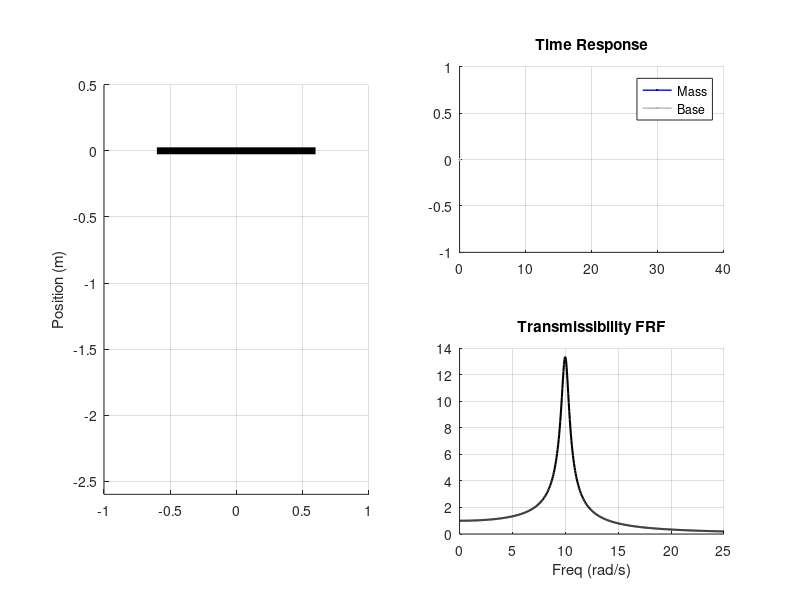

Write MATLAB code to recreate this figure. (Note: this script raises an error after producing the figure.)
function spring_mass_damper_frf_sweep()
    % CLEAR WORKSPACE
    clc;  close all;

    %% 1. SYSTEM PARAMETERS
    m = 2.0;       % Mass (kg)
    k = 200.0;     % Spring constant (N/m)
    c = 1.5;       % Damping coefficient (N*s/m)
    
    % Derived Parameters
    wn = sqrt(k/m);          
    zeta = c / (2*sqrt(k*m)); 
    
    % Sweep Parameters
    w_start = 0.5 * wn;      
    w_end   = 2.0 * wn;      
    t_total = 40;            
    ramp_rate = (w_end - w_start) / t_total;
    
    A_base = 0.15; % Base amplitude
    
    % Visual parameters
    L_natural = 1.0;          
    g = 9.81;                 
    delta_static = m * g / k; 
    L_eq = L_natural + delta_static; 
    
    % Initial Conditions
    x0 = [0; 0]; 
    
    %% 2. SOLVE ODE
    ode_fun = @(t, x) get_derivatives(t, x, m, c, k, A_base, w_start, ramp_rate);
    options = odeset('RelTol', 1e-5, 'AbsTol', 1e-5);
    [t_ode, state] = ode45(ode_fun, [0 t_total], x0, options);
    x_mass = state(:, 1);
    
    %% 3. PRE-CALCULATE FRF
    freq_vec = linspace(0, 2.5*wn, 500); 
    r_vec = freq_vec ./ wn;              
    Transmissibility = sqrt( (1 + (2*zeta.*r_vec).^2) ./ ((1 - r_vec.^2).^2 + (2*zeta.*r_vec).^2) );

    %% 4. SETUP FIGURE
    fig = figure('Name', 'Spring-Mass-Damper Sweep', 'Color', 'w', ...
                 'Position', [50, 50, 1200, 700]);
    
    % -- Subplot 1: Animation (Left) --
    ax_anim = subplot(2, 2, [1, 3]);
    hold(ax_anim, 'on'); axis(ax_anim, 'equal');
    ylabel(ax_anim, 'Position (m)');
    xlim(ax_anim, [-1, 1]);
    ylim(ax_anim, [-(L_eq+1.5), 0.5]);
    grid(ax_anim, 'on');
    
    % Static/Dynamic Objects
    base_plate = plot(ax_anim, [-0.6, 0.6], [0, 0], 'k-', 'LineWidth', 5);
    
    % 1. Spring (Left side)
    spring_plot = plot(ax_anim, 0, 0, 'k-', 'LineWidth', 1.5);
    
    % 2. Damper (Right side)
    % We need multiple lines for the damper: Cylinder (3 sides) and Piston (line + head)
    damper_cyl = plot(ax_anim, 0, 0, 'k-', 'LineWidth', 2);
    damper_pis = plot(ax_anim, 0, 0, 'k-', 'LineWidth', 2);
    
    % 3. Mass
    mass_plot = rectangle(ax_anim, 'Position', [0,0,0,0], 'FaceColor', [0.2 0.6 1], 'EdgeColor','k');
    
    txt_freq = text(ax_anim, 0, -L_eq-1.2, '', 'HorizontalAlignment', 'center', 'FontSize', 12);
    
    % -- Subplot 2: Time Response --
    ax_time = subplot(2, 2, 2);
    hold(ax_time, 'on'); grid(ax_time, 'on');
    title(ax_time, 'Time Response');
    xlim(ax_time, [0, t_total]); ylim(ax_time, [-1, 1]);
    trace_mass = plot(ax_time, 0, 0, 'b', 'LineWidth', 1);
    trace_base = plot(ax_time, 0, 0, 'Color', [0.7 0.7 0.7], 'LineWidth', 1);
    legend([trace_mass, trace_base], {'Mass', 'Base'});
    
    % -- Subplot 3: FRF --
    ax_frf = subplot(2, 2, 4);
    hold(ax_frf, 'on'); grid(ax_frf, 'on');
    title(ax_frf, 'Transmissibility FRF');
    xlabel(ax_frf, 'Freq (rad/s)'); xlim(ax_frf, [0, max(freq_vec)]);
    plot(ax_frf, freq_vec, Transmissibility, 'k-', 'LineWidth', 1.5);
    xline(ax_frf, wn, '--k', 'Natural Freq');
    frf_dot = plot(ax_frf, 0, 0, 'ro', 'MarkerSize', 8, 'MarkerFaceColor', 'r');
    
    %% 5. ANIMATION LOOP
    fps = 30;
    t_anim = 0 : 1/fps : t_total;
    x_anim = interp1(t_ode, x_mass, t_anim);
    
    for i = 1:length(t_anim)
        if ~isvalid(fig), break; end
        
        t_curr = t_anim(i);
        x_curr = x_anim(i);
        
        % Calculate Base Physics
        w_curr = w_start + ramp_rate * t_curr;       
        theta_curr = w_start*t_curr + 0.5*ramp_rate*t_curr^2;
        y_base = A_base * sin(theta_curr);
        
        % Update Animation Elements
        y_mass_abs = -L_eq + x_curr;
        
        % Move Base
        set(base_plate, 'YData', [y_base, y_base]);
        
        % 1. Update Spring (Offset X = -0.2)
        [xs, ys] = get_spring_coords(-0.2, y_base, -0.2, y_mass_abs, 12, 0.15);
        set(spring_plot, 'XData', xs, 'YData', ys);
        
        % 2. Update Damper (Offset X = +0.2)
        % Cylinder attached to Base, Piston attached to Mass
        [xc, yc, xp, yp] = get_damper_coords(0.2, y_base, 0.2, y_mass_abs, 0.15);
        set(damper_cyl, 'XData', xc, 'YData', yc);
        set(damper_pis, 'XData', xp, 'YData', yp);
        
        % 3. Update Mass
        set(mass_plot, 'Position', [-0.4, y_mass_abs-0.2, 0.8, 0.4]); % Wider mass
        set(txt_freq, 'String', sprintf('Freq: %.2f rad/s', w_curr));
        
        % Update Plots
        set(trace_mass, 'XData', t_anim(1:i), 'YData', x_anim(1:i));
        theta_hist = w_start*t_anim(1:i) + 0.5*ramp_rate*t_anim(1:i).^2;
        set(trace_base, 'XData', t_anim(1:i), 'YData', A_base*sin(theta_hist));
        
        r_curr = w_curr / wn;
        Trans_curr = sqrt( (1 + (2*zeta*r_curr)^2) / ((1 - r_curr^2)^2 + (2*zeta*r_curr)^2) );
        set(frf_dot, 'XData', w_curr, 'YData', Trans_curr);
        
        drawnow limitrate;
        pause(1/fps);
    end
end

% --- DERIVATIVES ---
function dxdt = get_derivatives(t, x, m, c, k, A, w_start, ramp)
    w_t = w_start + ramp * t;
    theta_t = w_start*t + 0.5*ramp*t^2;
    y = A * sin(theta_t);
    v_base = A * cos(theta_t) * w_t;
    accel = (c*(v_base - x(2)) + k*(y - x(1))) / m;
    dxdt = [x(2); accel];
end

% --- SPRING COORDS ---
function [x, y] = get_spring_coords(x1, y1, x2, y2, coils, width)
    L = sqrt((x2-x1)^2 + (y2-y1)^2);
    N = coils * 2; 
    s = linspace(0, 1, N+2);
    xs_norm = zeros(size(s));
    xs_norm(2:end-1) = width * (-1).^(1:N);
    theta = atan2(y2-y1, x2-x1) - pi/2;
    xx = xs_norm;
    yy = -linspace(0, -L, length(s)); 
    x = x1 + xx * cos(theta) - yy * sin(theta);
    y = y1 + xx * sin(theta) + yy * cos(theta);
end

% --- DAMPER COORDS ---
function [xc, yc, xp, yp] = get_damper_coords(x1, y1, x2, y2, width)
    % (x1,y1) = Base connection (Cylinder bottom)
    % (x2,y2) = Mass connection (Piston top)
    
    L_tot = sqrt((x2-x1)^2 + (y2-y1)^2);
    theta = atan2(y2-y1, x2-x1) - pi/2;
    
    % Define localized parts
    h_cyl = L_tot * 0.5;  % Cylinder height (halfway)
    h_pis = L_tot * 0.4;  % Piston rod length
    
    % Cylinder: U-shape
    xx_cyl = [-width, -width, width, width];
    yy_cyl = [h_cyl, 0, 0, h_cyl];
    
    % Piston: Line down + horizontal plate
    xx_pis = [0, 0, -width*0.8, width*0.8];
    yy_pis = [0, -h_pis, -h_pis, -h_pis];
    
    % Rotate/Translate Cylinder (Attached to x1,y1)
    xc = x1 + xx_cyl * cos(theta) - yy_cyl * sin(theta);
    yc = y1 + xx_cyl * sin(theta) + yy_cyl * cos(theta);
    
    % Rotate/Translate Piston (Attached to x2,y2)
    % Note: Piston hangs DOWN from x2,y2
    xp = x2 + xx_pis * cos(theta) - yy_pis * sin(theta);
    yp = y2 + xx_pis * sin(theta) + yy_pis * cos(theta);
end
